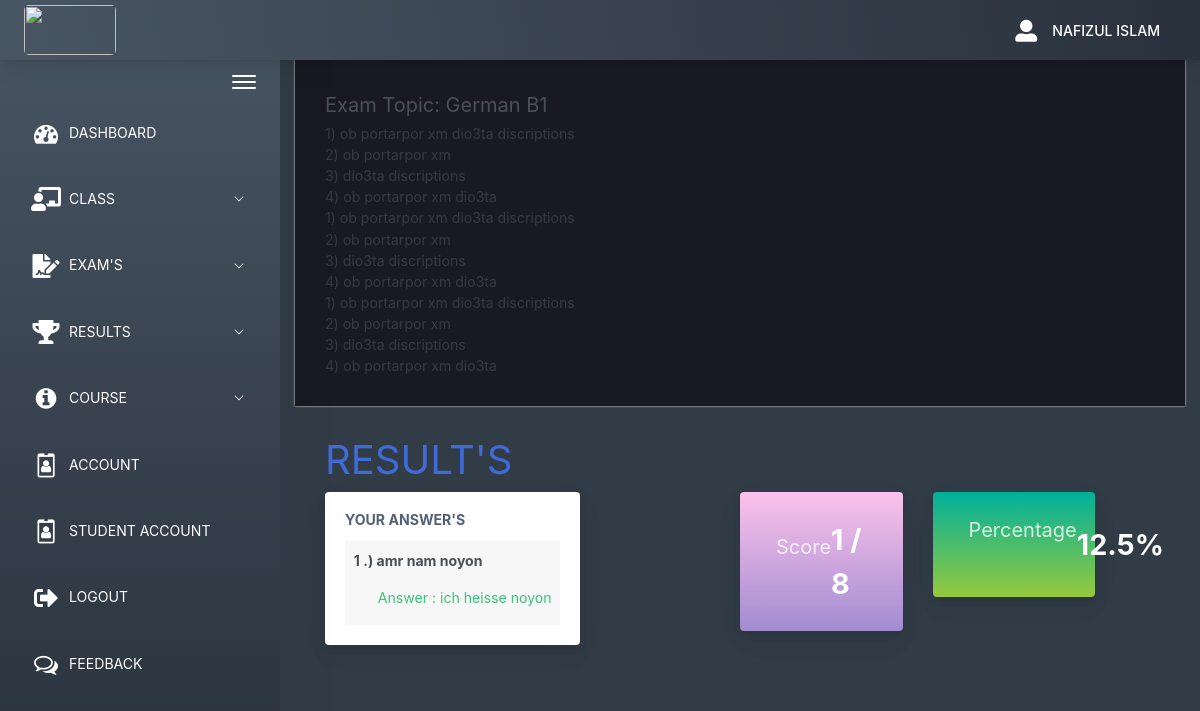
The page /Course/home.php?page=result&id=28 (signed in) on the database its author committed.
### tables this page shows
CREATE TABLE `students_tbl` (
  `student_id` int(11) NOT NULL,
  `student_fullname` text NOT NULL,
  `student_batch_id` varchar(50) NOT NULL,
  `student_gender` text NOT NULL,
  `student_birthdate` varchar(100) NOT NULL,
  `course_name` text NOT NULL,
  `student_email` text NOT NULL,
  `student_phone_number` varchar(20) NOT NULL,
  `student_password` text NOT NULL,
  `student_status` text NOT NULL
);

CREATE TABLE `exam_tbl` (
  `ex_id` int(11) NOT NULL,
  `batch_id` int(11) NOT NULL,
  `ex_title` text NOT NULL,
  `ex_time_limit` text NOT NULL,
  `ex_questlimit_display` int(11) NOT NULL,
  `ex_description` text NOT NULL,
  `ex_created` timestamp NOT NULL DEFAULT current_timestamp() ON UPDATE current_timestamp()
);

CREATE TABLE `exam_question_tbl` (
  `eqt_id` int(11) NOT NULL,
  `exam_id` int(11) NOT NULL,
  `exam_question` text NOT NULL,
  `exam_ch1` text NOT NULL,
  `exam_ch2` text NOT NULL,
  `exam_ch3` text NOT NULL,
  `exam_ch4` text NOT NULL,
  `exam_answer` text NOT NULL,
  `exam_status` text NOT NULL DEFAULT 'active'
);

CREATE TABLE `exam_answers` (
  `exans_id` int(11) NOT NULL,
  `axmne_id` int(11) NOT NULL,
  `exam_id` int(11) NOT NULL,
  `quest_id` int(11) NOT NULL,
  `exans_answer` text NOT NULL,
  `exans_status` text NOT NULL DEFAULT 'new',
  `exans_created` timestamp NOT NULL DEFAULT current_timestamp() ON UPDATE current_timestamp()
);

### Course/query/selectData.php (called while the page is built, shortened)
<?php
$exmneId = $_SESSION['examineeSession']['student_id'];
$selExmneeData = $conn->query("SELECT * FROM students_tbl WHERE student_id='$exmneId' ")->fetch(PDO::FETCH_ASSOC);
 ?>

### Course/pages/result.php (the view)
 <?php
    $examId = $_GET['id'];
    $selExam = $conn->query("SELECT * FROM exam_tbl WHERE ex_id='$examId' ")->fetch(PDO::FETCH_ASSOC);
 ?>
<div class="app-main__outer">
<div class="app-main__inner">
    <div id="refreshData">
    <div class="col-md-12">
        <div class="app-page-title">
            <div class="page-title-wrapper">
                <div class="page-title-heading">
                    <div>
                        <?php echo "Exam Topic: " . $selExam['ex_title']; ?>
                          <div class="page-title-subheading">
                            <?php echo nl2br(htmlspecialchars( $selExam['ex_description'])); ?>
                          </div>
                    </div>
                </div>
            </div>
        </div>
        <div class="row col-md-12">
        	<h1 class="text-primary">RESULT'S</h1>
        </div>
        <div class="row col-md-6 float-left">
        	<div class="main-card mb-3 card">
                <div class="card-body">
                	<h5 class="card-title">Your Answer's</h5>
        			<table class="align-middle mb-0 table table-borderless table-striped table-hover" id="tableList">
                    <?php
                    	$selQuest = $conn->query("SELECT * FROM exam_question_tbl eqt INNER JOIN exam_answers ea ON eqt.eqt_id = ea.quest_id WHERE eqt.exam_id='$examId' AND ea.axmne_id='$exmneId' AND ea.exans_status='new' ");
                    	$i = 1;
                    	while ($selQuestRow = $selQuest->fetch(PDO::FETCH_ASSOC)) { ?>
                    		<tr>
                    			<td>
                    				<b><p><?php echo $i++; ?> .) <?php echo $selQuestRow['exam_question']; ?></p></b>
                    				<label class="pl-4 text-success">
                    					Answer :
                    					<?php
                    						if($selQuestRow['exam_answer'] != $selQuestRow['exans_answer'])
                    						{ ?>
                    							<span style="color:red"><?php echo $selQuestRow['exans_answer']; ?></span>
                    						<?PHP }
                    						else
                    						{ ?>
                    							<span class="text-success"><?php echo $selQuestRow['exans_answer']; ?></span>
                    						<?php }
                    					 ?>
                    				</label>
                    			</td>
                    		</tr>
                    	<?php }
                     ?>
	                 </table>
                </div>
            </div>
        </div>
        <div class="col-md-6 float-left">
        	<div class="col-md-6 float-left">
        	<div class="card mb-3 widget-content bg-night-fade">
                <div class="widget-content-wrapper text-white">
                    <div class="widget-content-left">
                        <div class="widget-heading"><h5>Score</h5></div>
                        <div class="widget-subheading" style="color: transparent;">/</div>
                    </div>
                    <div class="widget-content-right">
                        <div class="widget-numbers text-white">
                            <?php
                                $selScore = $conn->query("SELECT * FROM exam_question_tbl eqt INNER JOIN exam_answers ea ON eqt.eqt_id = ea.quest_id AND eqt.exam_answer = ea.exans_answer  WHERE ea.axmne_id='$exmneId' AND ea.exam_id='$examId' AND ea.exans_status='new' ");
                            ?>
                            <span>
                                <?php echo $selScore->rowCount(); ?>
                                <?php
                                    $over  = $selExam['ex_questlimit_display'];
                                 ?>
                            </span> / <?php echo $over; ?>
                        </div>
                    </div>
                </div>
            </div>
        	</div>
            <div class="col-md-6 float-left">
            <div class="card mb-3 widget-content bg-happy-green">
                <div class="widget-content-wrapper text-white">
                    <div class="widget-content-left">
                        <div class="widget-heading"><h5>Percentage</h5></div>
                        <div class="widget-subheading" style="color: transparent;">/</div>
                        </div>
                        <div class="widget-content-right">
                        <div class="widget-numbers text-white">
                            <?php
                                $selScore = $conn->query("SELECT * FROM exam_question_tbl eqt INNER JOIN exam_answers ea ON eqt.eqt_id = ea.quest_id AND eqt.exam_answer = ea.exans_answer  WHERE ea.axmne_id='$exmneId' AND ea.exam_id='$examId' AND ea.exans_status='new' ");
                            ?>
                            <span>
                                <?php
                                    $score = $selScore->rowCount();
                                    $ans = $score / $over * 100;
                                    echo "$ans";
                                    echo "%";
                                 ?>
                            </span>
                        </div>
                    </div>
                </div>
            </div>
            </div>
        </div>
    </div>
    </div>
</div>

### Course/includes/header.php (shortened to what this page needs)
<?php
  include("conn.php");
  include("query/selectData.php");
?>
<!doctype html>
<html lang="en">
<head>
    <link href="./main.css" rel="stylesheet">
    <link href="css/sweetalert.css" rel="stylesheet">
</head>
<div class="app-container app-theme-white body-tabs-shadow fixed-sidebar fixed-header">
    <div class="app-header header-shadow">
        <div class="app-header__logo">
            <div class="site-logo mr-auto w-25">
                <a href="../index.php">
                    <img src="../webImg/ProtidinGerman-admin.svg">
                </a>
            </div>
            <div class="header__pane ml-auto">
                <div>
                    <button type="button" class="hamburger close-sidebar-btn hamburger--elastic" data-class="closed-sidebar">
                        <span class="hamburger-box">
                            <span class="hamburger-inner"></span>
                        </span>
                    </button>
                </div>
            </div>
        </div>
        <div class="app-header__content">
            <div class="app-header-right">
                <div class="app-header-right">
                    <div class="header-btn-lg pr-0">
                        <div class="widget-content p-0">
                            <div class="widget-content-wrapper">
                                <div class="widget-content-right">
                                    <div class="btn-group">
                                    <i class="fas fa-user-alt" style="margin-right: 15px;font-size: 22px;"></i>
                                    <p>
                                        <?php
                                        echo strtoupper($selExmneeData['student_fullname']);
                                        ?>
                                    </p>
                                    </div>
                                </div>
                            </div>
                        </div>
                    </div>
                </div>
            </div>
        </div>
    </div>

### Course/includes/ui-theme.php (style rules this page uses)
.text-white { color: white !important; }
.app-header a, .app-sidebar a { color: inherit; }

### rows shown on the page
students_tbl: student_fullname "NAFIZUL ISLAM"
exam_tbl: ex_title "German B1", ex_description "1) ob portarpor xm dio3ta discriptions 2) ob portarpor xm 3) dio3ta discriptions 4) ob portarpor xm dio3ta 1) ob portarpor xm dio3ta discriptions 2) ob portarpor xm 3) dio3ta discriptions 4) ob portarpor xm dio3ta 1) ob portarpor xm dio3ta discriptions 2) ob portarpor xm 3) dio3ta discriptions 4) ob portarpor xm dio3ta", ex_questlimit_display "8", ex_questlimit_display "12.5"
exam_question_tbl: exam_question "amr nam noyon", exam_answers.exans_answer "ich heisse noyon"

### other values the page prints
$selScore->rowCount() "1"
